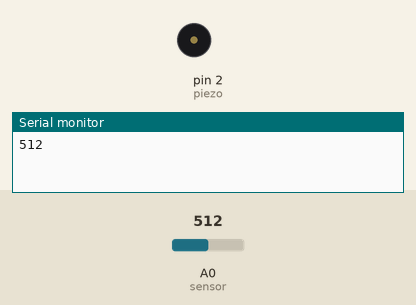
Bench run of a sketch on a simulated Arduino Uno, built with avr-gcc and run on an emulated ATmega328P. Shown: buzzer (waves = sounding), the last lines printed to the serial monitor. Inputs (shaded band) come from the test bench; at power-on: A0 (sensor) = 512.

Above: at 1.1 s.
At 26.5 s:
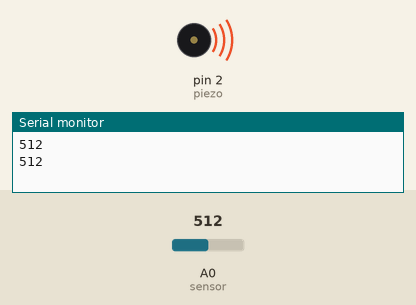
Timing chart, 0 to 31.2 s (numbered marks = the images above):
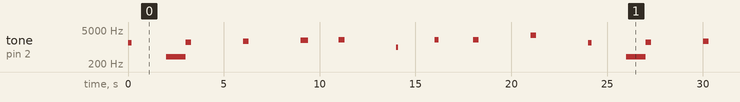

The sketch:

piezo_mar16.ino
```cpp
const int piezo = 2; // creating our varible for pin 2
const int sensor = A0; // creating varibale for pin A0
int sensorReading; // to track photocell input
int pitch; // track the pitch
void setup() {
  // put your setup code here, to run once:
Serial.begin(9600);
}

void loop() {
  // put your main code here, to run repeatedly:
  sensorReading = analogRead(sensor); // reading the sensor
  Serial.println(sensorReading);


// use map() of analog input range (0-1023 from the photocell)
// to the output pitch range (120-3000Hz)

pitch = map(sensorReading, 20, 1020, 300, 50);

tone(piezo, 1500, 200); // send tone to piezo pin, 1500Hz, 500ms duration
delay(2000); // delay in between readings for stability

tone(piezo, 400, 2000);
delay(1000);

tone(piezo, 1600, 300);
delay(3000);

tone(piezo, 1700, 300);
delay(3000);

tone(piezo, 1900, 400);
delay(2000);

tone(piezo, 2000, 300);
delay(3000);

tone(piezo, 1000, 100);
delay(2000);

tone(piezo, 2000, 200);
delay(2000);

tone(piezo, 2000, 300);
delay(3000);

tone(piezo, 3000, 300);
delay(3000);
}
```
